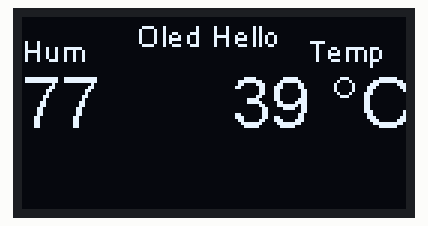
This sketch was run on a simulated ESP8266 (NodeMCU). Shown: 128×64 one-colour display.

Above: at 0.2 s.

The sketch:

oled_hello.ino
```cpp
/* Hello World OLED Test */
//#include <Wire.h>  // Only needed for Arduino 1.6.5 and earlier

#include "SSD1306.h" // alias for `#include "SSD1306Wire.h"`
const char OLED_SDA = D3; // SDA Pin on nodemcu
const char OLED_SCL = D4; // SCL Pin on nodemcu
SSD1306 display(0x3c, OLED_SDA, OLED_SCL); // Initialize the OLED display using Wire library

void setup()
{
  delay(100);
  Serial.begin(115200);

  display.init(); // Initialising the UI will init the display too.
  display.flipScreenVertically();
}

void loop()
{
  display.clear();

    drawWhatever();

  display.display();
  delay (2000);
}

/***************************************************
* Draw Indoor Page
****************************************************/
void drawWhatever()
{
  int x=0;
  int y=0;
  display.setFont(ArialMT_Plain_10);
  display.setTextAlignment(TEXT_ALIGN_LEFT);
  display.drawString(0 + x, 5 + y, "Hum");

  display.setFont(ArialMT_Plain_10);
  display.setTextAlignment(TEXT_ALIGN_LEFT);
  display.drawString(38 + x, y, "Oled Hello");

  display.setFont(ArialMT_Plain_24);
  display.drawString(0 + x, 15 + y, "77");

  display.setFont(ArialMT_Plain_10);
  display.setTextAlignment(TEXT_ALIGN_LEFT);
  display.drawString(95 + x, 5 + y, "Temp");

  display.setFont(ArialMT_Plain_24);
  display.drawString(70 + x, 15 + y, "39 °C");
}
```
